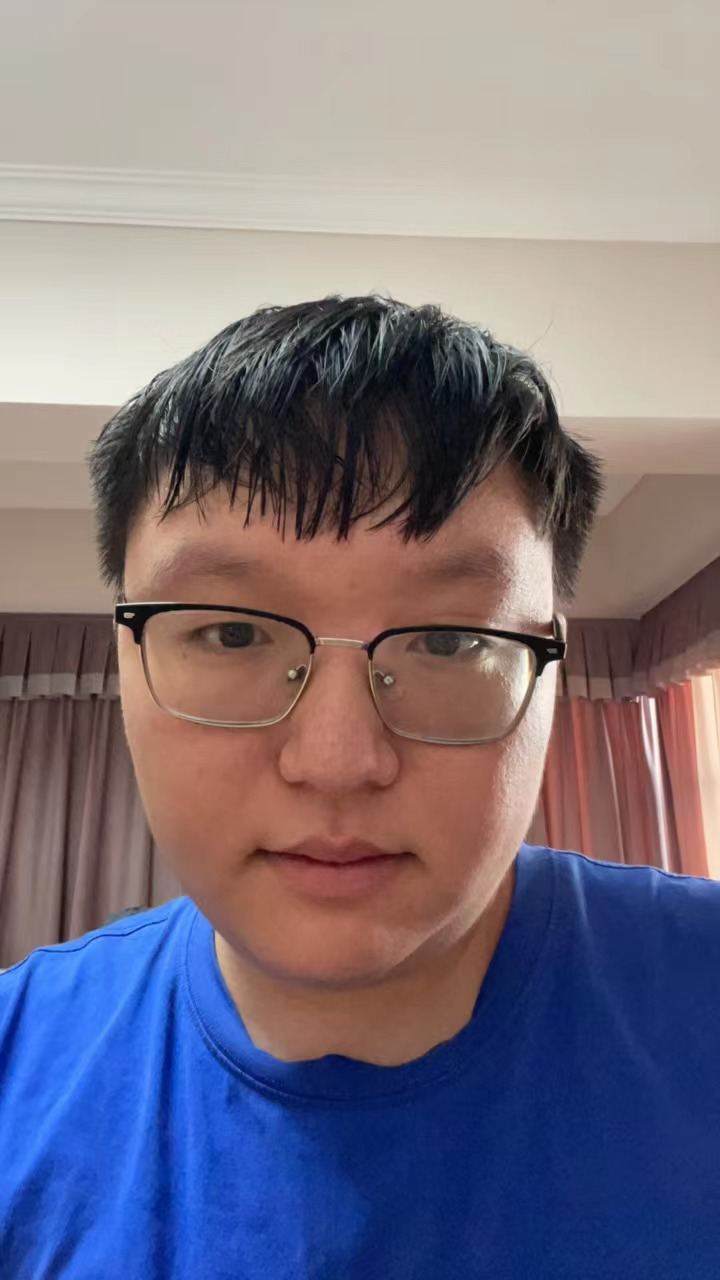
#> input picture kc1.jpg, 720 x 1280 px
$ python '图像和分离和合并.py'
#> lines starting #> are read from the running program, lines starting #| are printed output that depends on the picture
from PIL import Image
img1 = Image.open("kc1.jpg")
#> img1 is the input picture: PIL image 720x1280 RGB; mean R, G, B 121.8, 114.4, 128.6
img2 = Image.open("kc2.jpg")
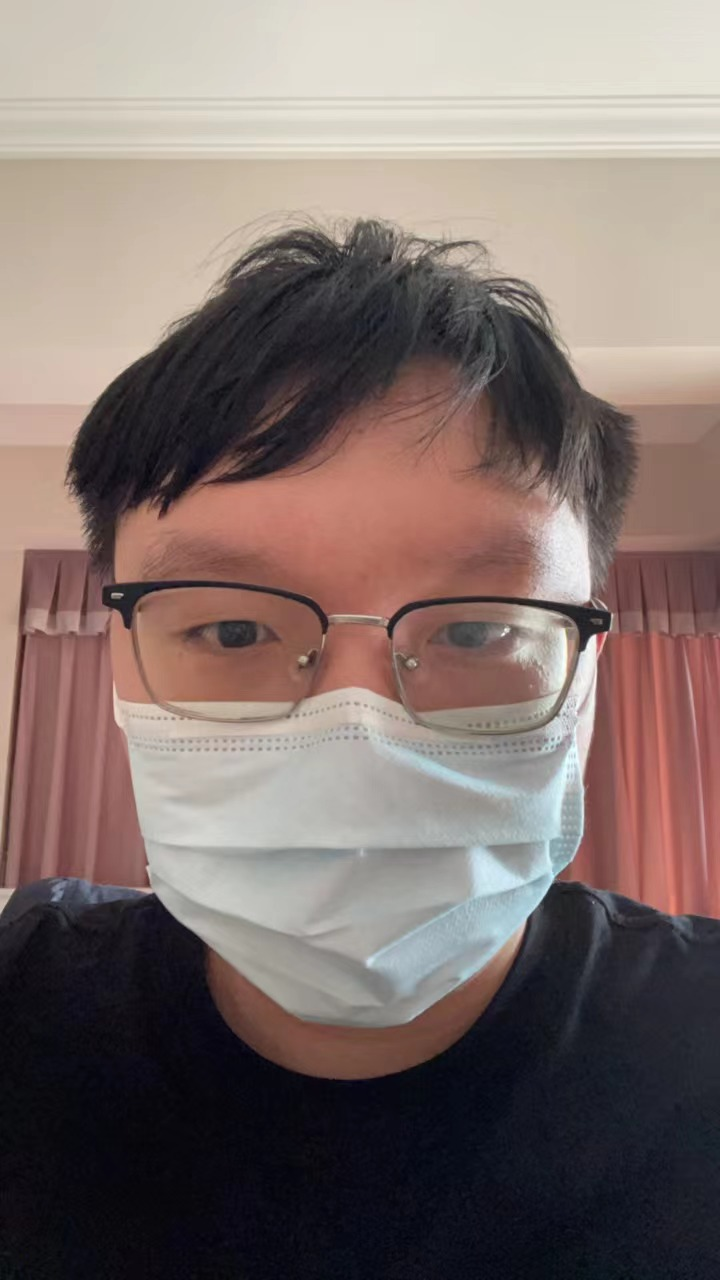
#> input picture kc2.jpg, 720 x 1280 px
#> img2 is the input picture: PIL image 720x1280 RGB; mean R, G, B 126.7, 111.6, 107.7
img2 = img2.resize(img1.size)

# 分割
r1, g1, b1 = img1.split()
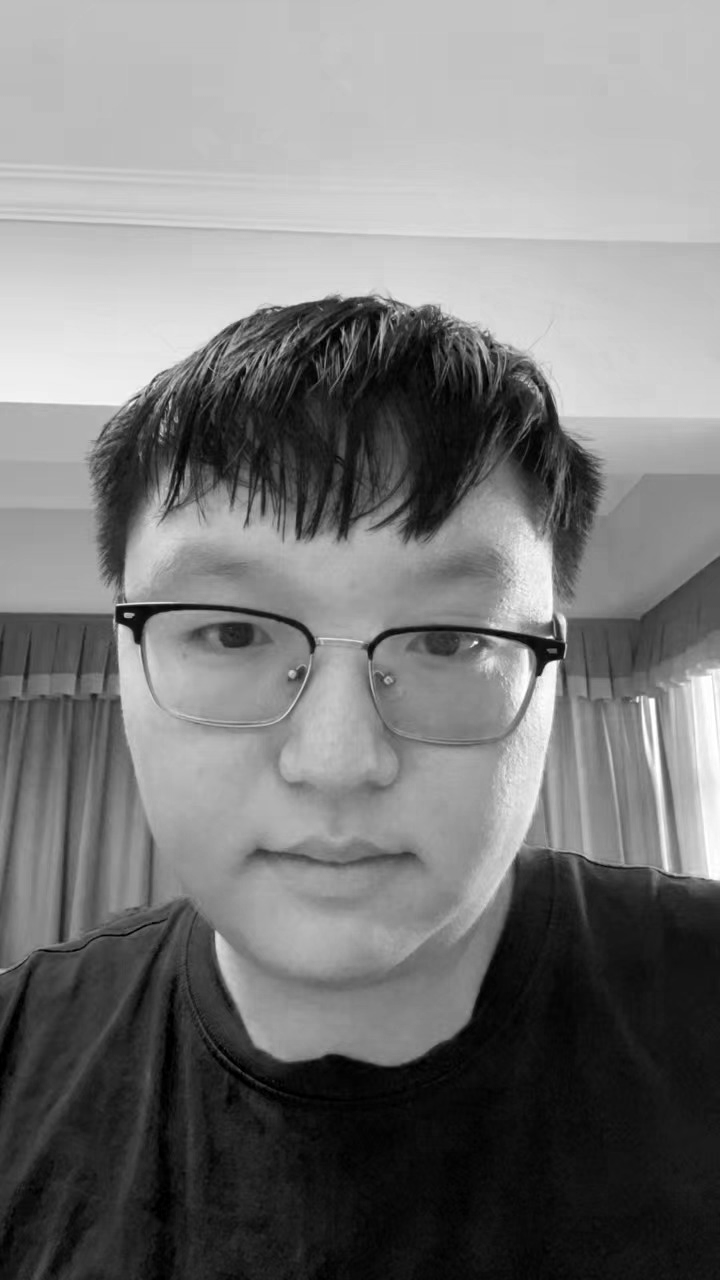
#> r1: PIL image 720x1280 L; min 0, max 255, mean 121.8
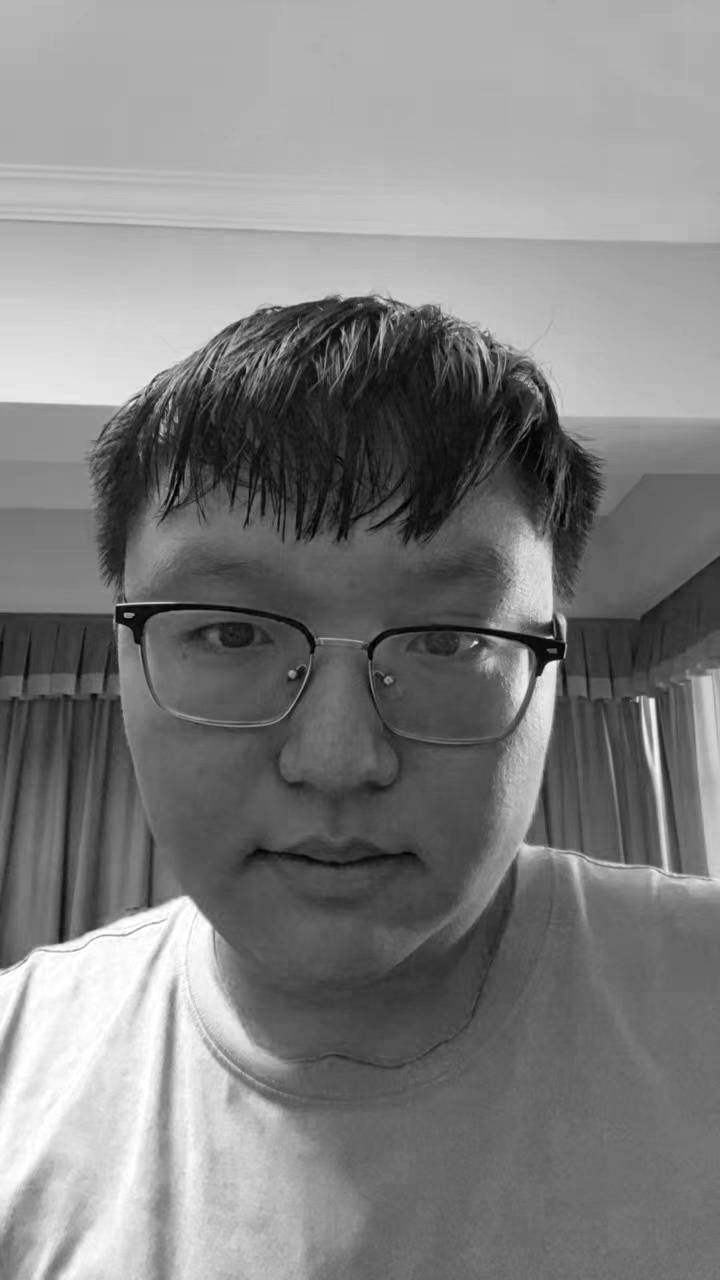
#> b1: PIL image 720x1280 L; min 0, max 255, mean 128.6
r2, g2, b2 = img2.split()

tmp = [r1, g1, b2]
img = Image.merge('RGB', tmp)
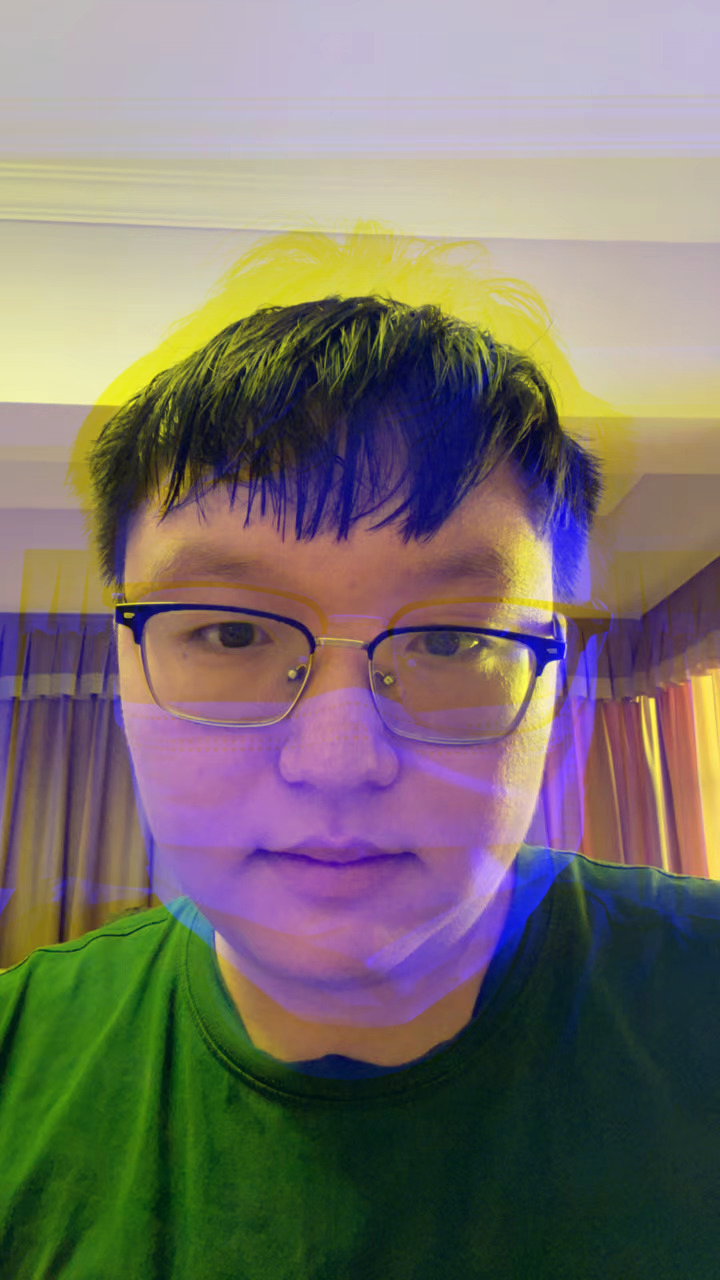
#> img: PIL image 720x1280 RGB; mean R, G, B 121.8, 114.4, 107.7
img.show()
